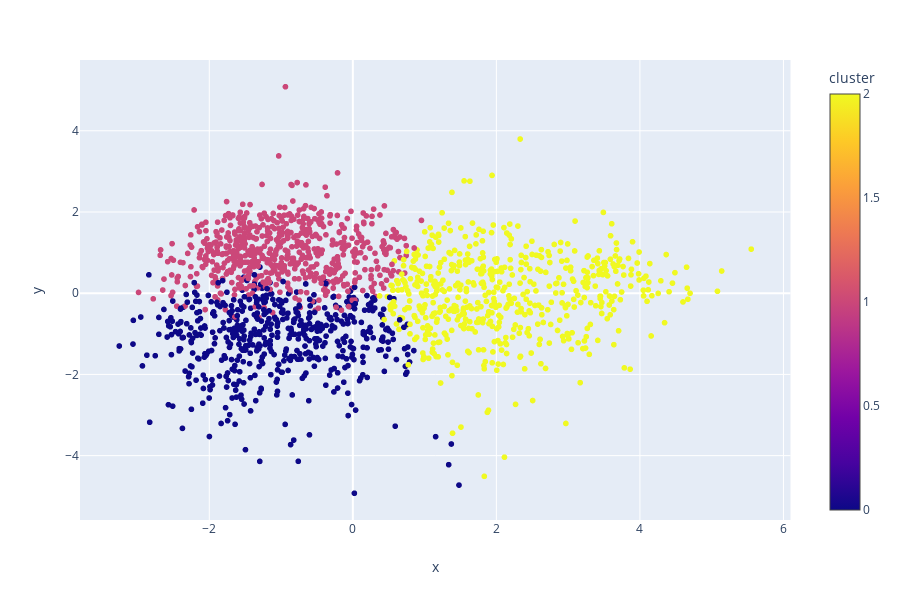

Notebook source saved alongside this figure:
### Code cell
fig = px.scatter(projection, x='x', y='y', color='cluster', hover_data=['x', 'y', 'title', 'artist'])
fig.show()

### Figure 1 — Plotly figure (JSON) as saved in the notebook; plotly's stock layout.template omitted (floating-point values rounded to 4 significant figures; data arrays with more than 128 entries replaced by an {"elided": "..."} marker saying what was removed)
{"data": [{"customdata": {"elided": "1723x4 mixed values"}, "hoverlabel": {"namelength": 0}, "hovertemplate": "x=%{customdata[0]}<br>y=%{customdata[1]}<br>title=%{customdata[2]}<br>artist=%{customdata[3]}<br>cluster=%{marker.color}", "legendgroup": "", "marker": {"color": {"elided": "1723 int values"}, "coloraxis": "coloraxis", "symbol": "circle"}, "mode": "markers", "name": "", "showlegend": false, "type": "scattergl", "x": {"elided": "1723 float values"}, "xaxis": "x", "y": {"elided": "1723 float values"}, "yaxis": "y"}], "layout": {"coloraxis": {"colorbar": {"title": {"text": "cluster"}}, "colorscale": [[0, "#0d0887"], [0.1111, "#46039f"], [0.2222, "#7201a8"], [0.3333, "#9c179e"], [0.4444, "#bd3786"], [0.5556, "#d8576b"], [0.6667, "#ed7953"], [0.7778, "#fb9f3a"], [0.8889, "#fdca26"], [1, "#f0f921"]]}, "height": 600, "legend": {"tracegroupgap": 0}, "margin": {"t": 60}, "xaxis": {"anchor": "y", "domain": [0, 0.98], "title": {"text": "x"}}, "yaxis": {"anchor": "x", "domain": [0, 1], "title": {"text": "y"}}}}
